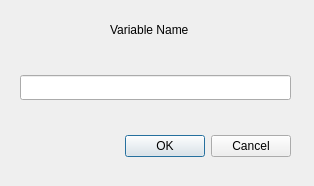
<?xml version="1.0" encoding="UTF-8"?>
<ui version="4.0">
 <class>CreateVariableDialog</class>
 <widget class="QDialog" name="CreateVariableDialog">
  <property name="geometry">
   <rect>
    <x>0</x>
    <y>0</y>
    <width>314</width>
    <height>186</height>
   </rect>
  </property>
  <property name="windowTitle">
   <string>Dialog</string>
  </property>
  <widget class="QDialogButtonBox" name="buttonBox">
   <property name="geometry">
    <rect>
     <x>110</x>
     <y>130</y>
     <width>181</width>
     <height>32</height>
    </rect>
   </property>
   <property name="orientation">
    <enum>Qt::Horizontal</enum>
   </property>
   <property name="standardButtons">
    <set>QDialogButtonBox::Cancel|QDialogButtonBox::Ok</set>
   </property>
  </widget>
  <widget class="QLineEdit" name="variableLineEdit">
   <property name="geometry">
    <rect>
     <x>20</x>
     <y>75</y>
     <width>271</width>
     <height>25</height>
    </rect>
   </property>
  </widget>
  <widget class="QLabel" name="label">
   <property name="geometry">
    <rect>
     <x>110</x>
     <y>20</y>
     <width>91</width>
     <height>20</height>
    </rect>
   </property>
   <property name="text">
    <string>Variable Name</string>
   </property>
  </widget>
 </widget>
 <resources/>
 <connections>
  <connection>
   <sender>buttonBox</sender>
   <signal>accepted()</signal>
   <receiver>CreateVariableDialog</receiver>
   <slot>accept()</slot>
   <hints>
    <hint type="sourcelabel">
     <x>248</x>
     <y>254</y>
    </hint>
    <hint type="destinationlabel">
     <x>157</x>
     <y>274</y>
    </hint>
   </hints>
  </connection>
  <connection>
   <sender>buttonBox</sender>
   <signal>rejected()</signal>
   <receiver>CreateVariableDialog</receiver>
   <slot>reject()</slot>
   <hints>
    <hint type="sourcelabel">
     <x>316</x>
     <y>260</y>
    </hint>
    <hint type="destinationlabel">
     <x>286</x>
     <y>274</y>
    </hint>
   </hints>
  </connection>
 </connections>
</ui>
